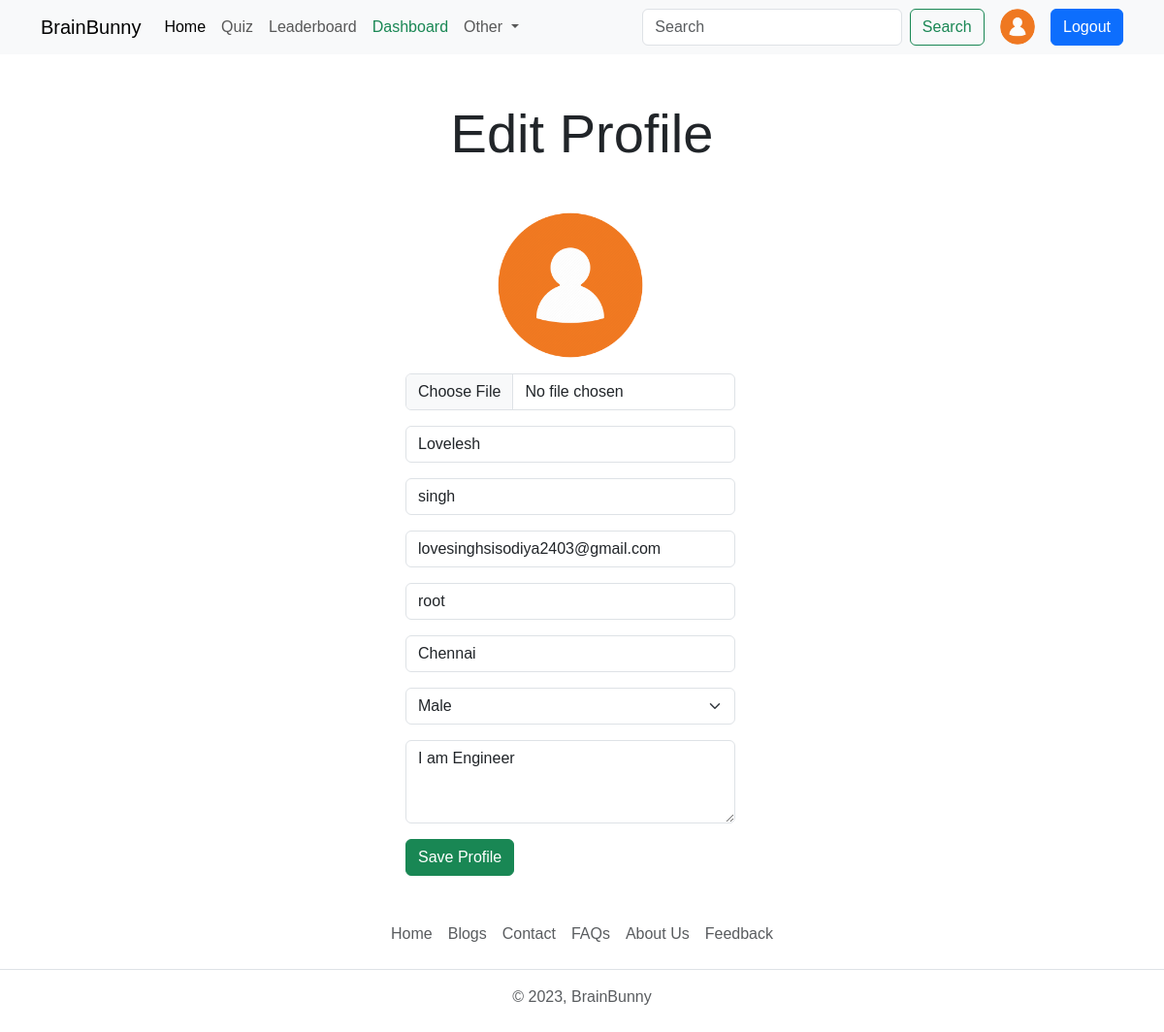
The page /user/settings (signed in) on the database as committed earlier.
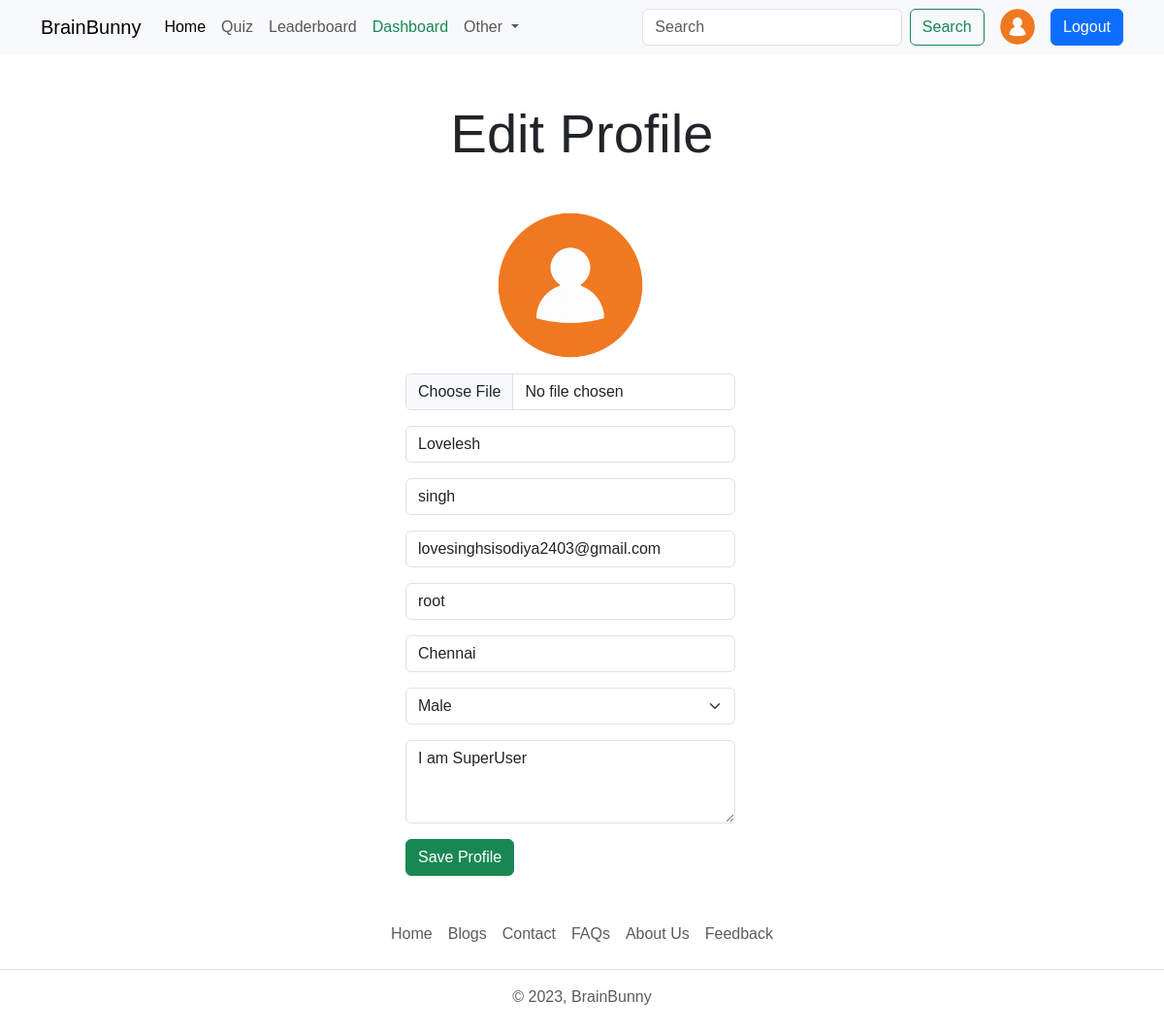
The same page on the database as committed later.
### account/models.py (models this page shows, shortened)
class Profile(models.Model):
    user=models.OneToOneField(User,on_delete=models.CASCADE,null=True,verbose_name='User Object') #verbose name
    bio = models.TextField(blank=True,null=True)
    profile_img=models.ImageField(upload_to='profile_images',default='user.png',blank=True,null=True,verbose_name='Profile Pic')
    location=models.CharField(max_length=100,blank=True,null=True)
    GENDER=(
        ('Male','Male'),
        ('Female','Female'),
        ('Other','Other'),
    )
    gender=models.CharField(max_length=6,choices=GENDER,blank=True,null=True)

### account/views.py (the view, shortened to what this page needs)
# urls.py: path('settings',views.editProfile,name='edit_profile'),
@login_required(login_url="login")
def editProfile(request):
    user_object2 = User.objects.get(username=request.user)
    user_profile =Profile.objects.get(user=user_object2)
    context={"user_profile2":user_profile}
    return render(request,"profile-edit.html",context)

### templates/profile-edit.html (shortened to what this page needs)
{% extends "index.html" %}
{% load static %}
{% block content %}
  <h1 class="display-4 text-center my-5">Edit Profile</h1>
  <div class="container">
    <div class="row row-cols-sm-1 row-cols-lg-3 container">
      <div class="col-12">
      </div>
      <div class="col-12">
        <form action="" method="POST" enctype="multipart/form-data">
            <div class="mb-3 d-flex justify-content-center">
                <img src="{{user_profile2.profile_img.url}}" alt="profile-pic" width="150" height="150" class="rounded-circle">
            </div>
          <div class="mb-3">
            <input type="file" name="profile_img" " class="form-control" id="exampleInputImage">
          </div>
          <div class="mb-3">
            <input type="text" name="firstname" value="{{user_profile2.user.first_name}}" class="form-control" id="exampleInputFirstName" placeholder="First Name" required>
          </div>
          <div class="mb-3">
            <input type="text" name="lastname" value="{{user_profile2.user.last_name}}" class="form-control" id="exampleInputLastName" placeholder="Last Name" required>
          </div>
          <div class="mb-3">
            <input type="email" name="email" value="{{user_profile2.user.email}}" class="form-control" id="exampleInputEmail2" aria-describedby="emailHelp"
              placeholder="Email" required>
          </div>
          <div class="mb-3">
            <input type="text" name="username" value="{{user_profile2.user.username}}" class="form-control" id="exampleInputUsername1" aria-describedby="emailHelp"
              placeholder="Username" required>
          </div>
          <div class="mb-3">
            <input type="text" name="location" value="{{user_profile2.location}}" class="form-control" id="exampleInputLocation" placeholder="Location" required >
          </div>
          <div class="mb-3">
            <select class="form-select form-control" name="gender" id="exampleInputGender" aria-label="Default select example" required >
                <option {% if user_profile2.gender == 'Male' %}selected {% endif %} value="Male">Male </option>
              </select>
          </div>
          <div class="mb-3">
            <textarea class="form-control" name="bio"  id="exampleFormControlTextarea1" rows="3" placeholder="Your Bio" required >{{user_profile2.bio}}</textarea>
          </div>
          <button type="submit" class="btn btn-success">Save Profile</button>
        </form>
      </div>
      <div class="col-12">
      </div>
    </div>
  </div>
{% endblock content %}

### templates/components/navbar.html (shortened to what this page needs)
<nav class="navbar navbar-expand-lg bg-body-tertiary d-none d-lg-block">
    <div class="container">
        <a class="navbar-brand" href="{% url "home" %}">BrainBunny</a>
        <div class="collapse navbar-collapse" id="navbarSupportedContent">
            <ul class="navbar-nav me-auto mb-2 mb-lg-0">
                <li class="nav-item">
                    <a class="nav-link active" aria-current="page" href="{% url "home" %}">Home</a>
                </li>
                <li class="nav-item">
                    <a class="nav-link" href="{% url "all_quiz" %}">Quiz</a>
                </li>
                <li class="nav-item">
                    <a class="nav-link" href="{% url "leaderboard" %}">Leaderboard</a>
                </li>
                {% if request.user.is_superuser %}
                    <li class="nav-item">
                        <a class="nav-link text-success" href="{% url "dashboard" %}">Dashboard</a>
                    </li>
                {% endif %}
                <li class="nav-item dropdown">
                    <a class="nav-link dropdown-toggle" href="#" role="button" data-bs-toggle="dropdown"
                        aria-expanded="false">
                        Other
                    </a>
                </li>
            </ul>
            <form class="d-flex" role="search">
                <input class="form-control me-2" type="search" placeholder="Search" aria-label="Search">
                <button class="btn btn-outline-success" type="submit">Search</button>
                {% if request.user.is_authenticated %}
                    <a href="{% url "profile" request.user.username %}" data-bs-toggle="tooltip" data-bs-placement="bottom" data-bs-title=@{{request.user.username}} class="mx-2">
                        <img src="{{user_profile2.profile_img.url}}" alt="profile" width="55" height="55" class="img-fluid rounded-circle mx-2">
                    </a>
                    <a href="{% url "logout" %}" class="btn btn-primary ms-3">Logout</a>
                {% else %}
                    <a href="{% url "login" %}" class="btn btn-primary ms-2">Login</a>
                {% endif %}
            </form>
        </div>
    </div>
</nav>

Rows that differ between the two databases and show on the page:
changed Profile "Chennai": bio "I am Engineer" → "I am SuperUser"
